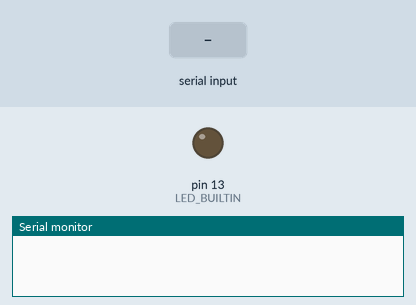
Simulated run of this sketch. Board: Arduino Uno, built with avr-gcc and run on an emulated ATmega328P. Shown: output pins drawn as LEDs (lit = HIGH), the last lines printed to the serial monitor. The test bench sets the inputs (shaded band).

Above: at 1.2 s.
1.3 s: "START" received over Serial
At 3.8 s:
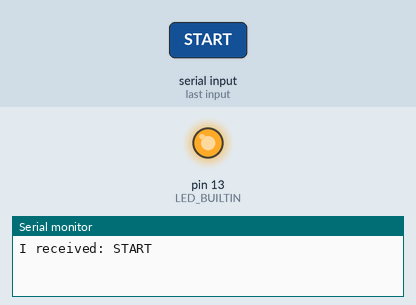
4.3 s: "STOP" received over Serial
At 7.3 s:
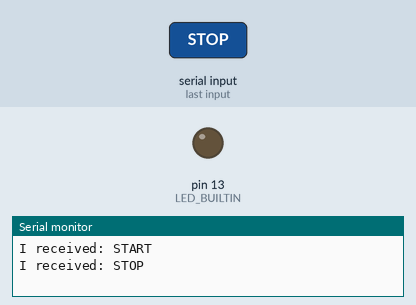
Timing chart, 0 to 8.8 s (numbered marks = the images above; inputs shaded):
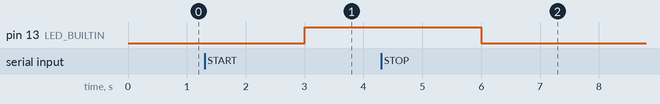

The sketch:

startStopBlinkinLed.ino
```cpp
int i = 0;

void setup() {
  pinMode(LED_BUILTIN, OUTPUT);

  Serial.begin(9600);  // opens serial port, sets data rate to 9600 bps
}

void loop() {

  if (Serial.available() > 0) {
    // read the incoming string:
    String incomingString = Serial.readString();
    incomingString.trim();
    if (incomingString.equals("START")) {
      digitalWrite(LED_BUILTIN, HIGH);  // turn the LED on (HIGH is the voltage level)
    }
    if (incomingString.equals("STOP")) {
      // wait for a second
      digitalWrite(LED_BUILTIN, LOW);
    }

    // prints the received data
    Serial.print("I received: ");
    Serial.println(incomingString);
  }
  delay(1000);
}
```

Measured:
- after the input at 1.3 s, pin 13 (LED_BUILTIN): LOW → HIGH after 1.7 s
- after the input at 4.3 s, pin 13 (LED_BUILTIN): HIGH → LOW after 1.7 s
